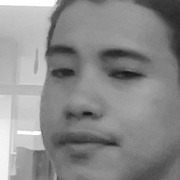
#> input picture dataset/User.1.101.jpg, 180 x 180 px, given in place of the camera
$ python knn_adding_face.py
#> lines starting #> are read from the running program, lines starting #| are printed output that depends on the picture; after the words box and inside, x2 and y2 are one past the last pixel; in counts of white or black regions, pixels touching at a corner belong together
import cv2
import numpy as np
import os
import pickle

face_data = []
i = 0

cam = cv2.VideoCapture(0)

facec = cv2.CascadeClassifier('haarcascade_frontalface_default.xml')

name = input('Enter your name --> ')
#> the answer given: dataset/User.1.101.jpg
ret = True

# Face Recognition using KNN
while(ret):
    ret, frame = cam.read()
#> frame is the input picture: shape (180, 180, 3); min 19, max 255, mean 139.5
    if ret == True:
        gray = cv2.cvtColor(frame, cv2.COLOR_BGR2GRAY)

        face_coordinates = facec.detectMultiScale(gray, 1.3, 4)
#> face_coordinates = [[12, 10, 151, 151]]

        for (x, y, w, h) in face_coordinates:
            faces = frame[y:y+h, x:x+w, :]
            resized_faces = cv2.resize(faces, (50, 50))

            if i % 10 == 0 and len(face_data) < 10:
                face_data.append(resized_faces)
            cv2.rectangle(frame, (x, y), (x+w, y+h), (255, 0, 0), 2)
#> this loop made 1 pass
#> pass 1, `faces = frame[y:y+h, x:x+w, :]`:
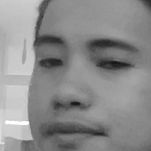
#> faces: shape (151, 151, 3); min 19, max 255, mean 139.6
#> pass 1, `resized_faces = cv2.resize(faces, (50, 50))`:
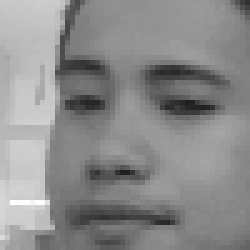
#> resized_faces: shape (50, 50, 3) (shown 5 times larger); min 30, max 255, mean 139.5
#> after the loop:
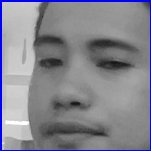
#> faces: shape (151, 151, 3); 3.93% of pixels changed, all inside (x1, y1, x2, y2) = (0, 0, 151, 151)
#> after the loop:
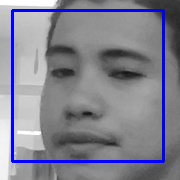
#> frame: shape (180, 180, 3); 5.58% of pixels changed, all inside (x1, y1, x2, y2) = (11, 9, 165, 163)
#> after the loop, face_data = 1 item
        i += 1

        cv2.imshow('frames', frame)

        if cv2.waitKey(1) == 27 or len(face_data) >= 200:
#> (key Esc is pressed here)
            break
    else:
        print('error')
        break


cv2.destroyAllWindows()
cam.release()


face_data = np.asarray(face_data)
face_data = face_data.reshape(10, -1)

#> (the run stopped early here; a loop or call above may not have finished)

$ run again, on dataset/User.1.108.jpg
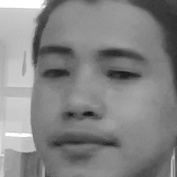
#> input picture dataset/User.1.108.jpg, 177 x 177 px, given in place of the camera
#> frame is the input picture: shape (177, 177, 3); min 17, max 255, mean 133.3
#> face_coordinates = [[8, 13, 151, 151]]
#> the loop `for (x, y, w, h) in face_coordinates:` made 1 pass
#> after the loop `for (x, y, w, h) in face_coordinates:`:
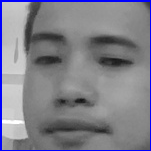
#> faces: shape (151, 151, 3); mean B, G, R 138.5, 128.5, 128.5
#> after the loop `for (x, y, w, h) in face_coordinates:`:
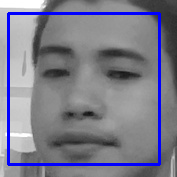
#> frame: shape (177, 177, 3); 5.77% of pixels changed, all inside (x1, y1, x2, y2) = (7, 12, 161, 166)
#> after the loop `for (x, y, w, h) in face_coordinates:`: face_data = 1 item
